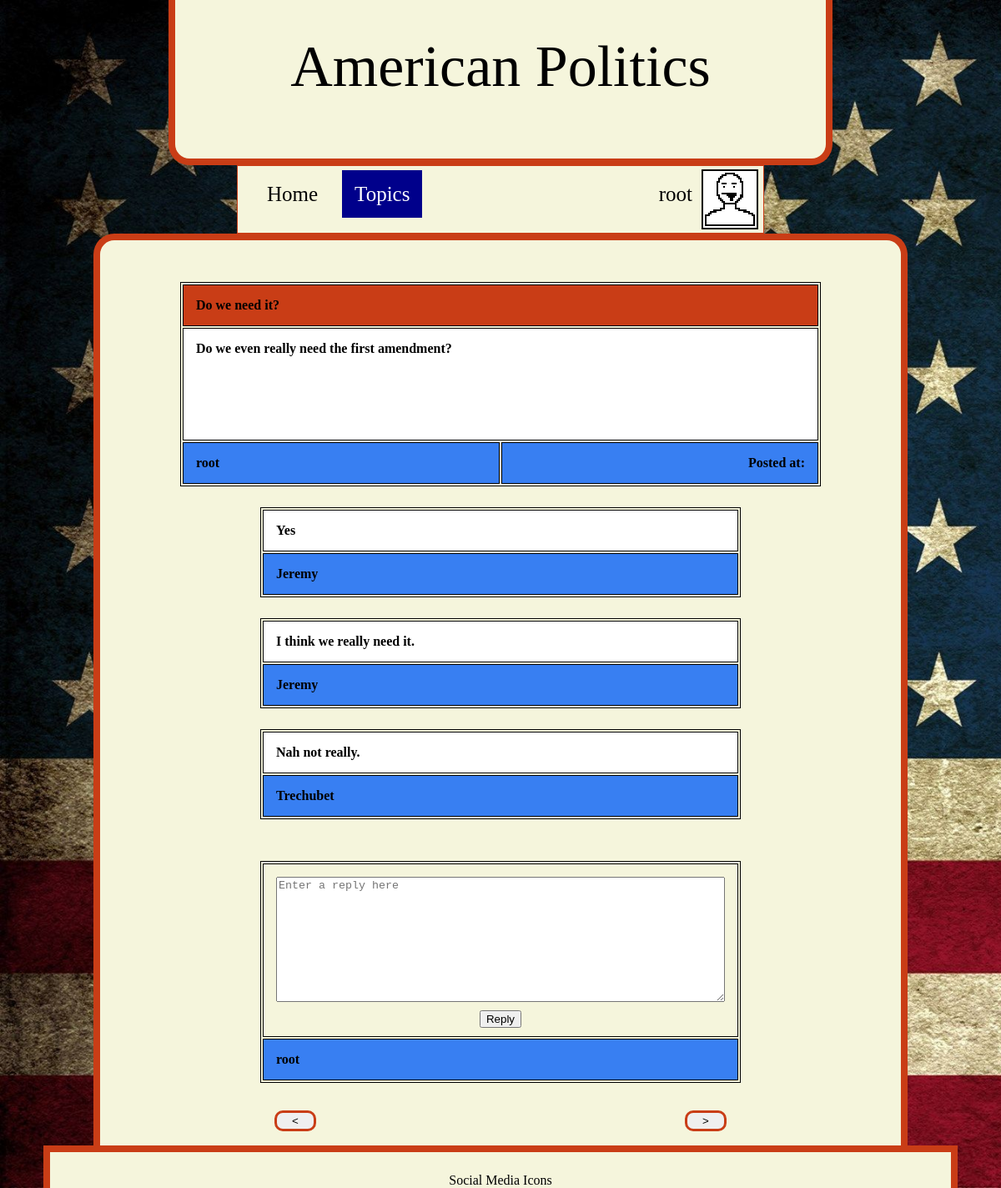
Page /Current/reply.php?post_id=59&topic_id=3&cP=1 (signed in) on the committed database.
### tables this page shows
CREATE TABLE `post` (
  `post_ID` int(4) UNSIGNED NOT NULL,
  `topic_ID` int(4) NOT NULL,
  `user_ID` int(4) NOT NULL,
  `title` varchar(50) NOT NULL,
  `body` varchar(250) NOT NULL,
  `ttl_replies` int(5) NOT NULL,
  `dateposted` datetime DEFAULT NULL
);

CREATE TABLE `user` (
  `user_ID` int(4) UNSIGNED NOT NULL,
  `username` varchar(15) NOT NULL,
  `password` varchar(30) NOT NULL,
  `email` varchar(45) NOT NULL,
  `birthdate` datetime NOT NULL,
  `ttl_posts` int(5) DEFAULT NULL
);

CREATE TABLE `reply` (
  `reply_ID` int(4) UNSIGNED NOT NULL,
  `post_ID` int(4) NOT NULL,
  `user_ID` int(4) NOT NULL,
  `title` varchar(25) NOT NULL,
  `body` varchar(250) NOT NULL,
  `ttl_replies` int(5) NOT NULL
);

### Current/reply.php (the view, shortened to what this page needs)
<?php
include('connections/mysqli_connection.php');
include('functions.php');
$top = $_GET['topic_id'];
$post = $_GET['post_id'];
?>
<html style = "background-image:url('img/purpleImage.jpg');background-repeat: no-repeat; background-size:cover;">
	<head>
		<link rel = "stylesheet" href = "css/myStyle.css" type = "text/css"/>
	</head>
	<body >
		<header class = "header">
			<p  class = 'Logo'>
				American Politics
			</p>
		</header>
		<div id = "centerul">
				<li><a href = 'index.php'> Home </a></li>
				<li><a id = 'active' href = 'categories.php'> Topics </a></li>
				<?php iflog('replies'); ?>
		</div>
			<div class="content">
			<?php
			$select = mysqli_query($con, "Select p.post_id, u.user_id, u.username, p.title, p.body, p.ttl_replies
										  from `post` AS p, `user` AS u
										  where p.user_id = u.user_id AND topic_id  = ". $_GET['topic_id'] . " AND p.post_id = " .$_GET['post_id']. ";");
			echo "<div id = 'tableMarginWhileLoop'>";
				while($row = mysqli_fetch_assoc($select)) {
					echo "<form>
							<table id = 'forum_posts'>
							<tr>
								<th colspan = '2' style = '	background:#c93d16; text-align:left;'>$row[title]</th>
							</tr>
							<tr>
								<th style = 'background:white; padding-bottom:100px; text-align:left;' colspan = '2'> $row[body]</th>
							</tr>
							<tr>
								<th style = 'background:#387ff2;text-align:left;'>$row[username]</th>
								<th style = 'background:#387ff2;text-align:right'> Posted at: </th>
							</tr>
						</table>
						</form>";
				}
				getNewPage($_GET['cP']);
			echo "</div>";
				?>
				<form action = "replySubmit.php" method = "POST">
					<table style = 'width:60%;'>
							<tr>
								<th style = 'text-align:left;' colspan = '2'>
									<textarea name = 'body' placeholder = 'Enter a reply here' style = "width: 100%; height:150px;"></textarea>
									<input style = '  margin:10 auto -5 auto; display:block;' value = 'Reply' type = 'submit'></input>
								</th>
							</tr>
							<tr>
								<th style = 'background:#387ff2;text-align:left;'><?php iflogged();?></th>
							</tr>
					</table>
					</form>
					<table style = 'width:60%;border:none;'>
						<tr>
								<th style = 'border:none;'>
									<form method = 'POST' action = 'replyHandler.php?topic_id=<?php echo $top ?>&post_id=<?php echo $post; ?>&page=<?php echo -1; ?>';>
										<input name = 'left' value = '<' type = 'submit' style = 'border:3px solid #c93d16;width:50px;height:25px;border-radius:10px;float:left;'/>
									</form>
									<form method = 'POST' action = 'replyHandler.php?topic_id=<?php echo $top ?>&post_id=<?php echo $post; ?>&page=<?php echo 1; ?>';>
										<input name = 'right' value = '>' type = 'submit' style = 'border:3px solid #c93d16;width:50px;height:25px;border-radius:10px;float:right;'/>
									</form>
								</th>
							</tr>
					</table>
			</div>
		<footer class="footer">
			<span class = 'SocialMedia'>
				Social Media Icons
			</span>
		</footer>
	</body>
</html>

### Current/functions.php (shortened to what this page needs)
<?php
function iflog($title){
	if(isset($_SESSION['username'])){
			echo "	<div style = 'float:right;'>
					<li style = 'padding-right:5px;'>
						$_SESSION[username]
					</li>
					<li style = 'padding:0;float:right'>
						<a style = 'padding:0;'href = 'profile.php'>
						<img style = 'margin-bottom:-15px;margin-right:-15px;margin-top:-15px;float:left;'height = '80' width = '80' src = 'img/profPic.png'></img>
						</a>
					</li>
					</div>";
	}
}
function iflogged(){
	if(isset($_SESSION['username'])){
		echo $_SESSION['username'];
	}else{
		echo "Guest";
	}
}
function getNewPage($cP){
			include ("connections/mysqli_connection.php");
			$maxsql = "Select MIN(reply_ID) AS min, MAX(reply_id) AS max from reply;";
			$resultMax = mysqli_query($con, $maxsql);
			while($rowMax = mysqli_fetch_assoc($resultMax)){
			$page = $_GET['cP'];
			$rpp = 5;
			$start = ($page-1) * $rpp;
			$sql = "Select reply_id, post_id, user_id, body from reply where post_id = ".$_GET['post_id']."  ORDER BY reply_id ASC LIMIT $start, ".$rpp;
			$result = mysqli_query($con, $sql);
			while($row = mysqli_fetch_assoc($result)){
				$sql = "Select username from user where user_id = '$row[user_id]'";
				$result1 = mysqli_query($con, $sql);
				while($rowN = mysqli_fetch_assoc($result1)){
					getPage($row['body'],$rowN['username']);
				 }
			}
		}
	}
function getPage($body, $username){
			echo "<table style = 'width:60%; margin-top:25px;'>
					<tr>
						<th style = 'background:white;text-align:left;' colspan = '2'> $body </th>
					</tr>
					<tr>
						<th style = 'background:#387ff2;text-align:left;'> $username </th>
					</tr>
				  </table>";
}
?>

### Current/css/myStyle.css (style rules this page uses)
body { background: url('../img/flag.jpg'); background-size: cover; height: 100%; width: 100%; margin: 0 auto; display:block; border: none; display: flex; flex-direction: column; }
.Logo { text-align: center; }
.content { overflow: hidden; border-top-left-radius: 25px; border-top-right-radius: 25px; background:beige; width: 80%; margin: 0 auto; border-top: 8px solid #c93d16; border-right: 8px solid #c93d16; border-left: 8px solid #c93d16; flex: 1 0 auto; }
.footer { background:beige; width: 90%; margin: 0 auto; border-right: 8px solid #c93d16; border-left: 8px solid #c93d16; border-top: 8px solid #c93d16; height: 100px; }
.header { background:beige; border-bottom-left-radius: 25px; border-bottom-right-radius: 25px; border-bottom: 8px solid #c93d16; border-right: 8px solid #c93d16; border-left: 8px solid #c93d16; width: 65%; margin: 0 auto; height: 200px; }
a { padding:15px; color:black; text-decoration:none; }
li { padding:5px; display:inline-block; font-size:25px; list-style-type:none; }
li a:link { color:black; text-decoration:none; }
header .Logo { font-size: 70px; display: block; text-align: center; margin-top: 40px; }
footer .SocialMedia { margin-top:25px; text-align: center; display:block; }
table { margin: auto auto auto auto; width: 80%; border: 1px solid black; }
th { width:200px; padding:15px; border:1px solid black; }
#active { background:darkblue; color:white; }
#centerul { background-color:beige; border: 1px solid #c93d16; border-right: 1px solid #c93d16; border-left: 1px solid #c93d16; width:50%; margin: 0 auto; padding:15px; }
#tableMarginWhileLoop { margin-top:50px; margin-bottom:50px; }

### rows in the picture
post: title "Do we need it?", body "Do we even really need the first amendment?", user_ID.username "root"
reply: body "Yes"
user: username "Jeremy"
reply: body "I think we really need it."
reply: body "Nah not really."
user: username "Trechubet"

### other values in the picture
$_SESSION[username] "root"
$_SESSION['username'] "root"
